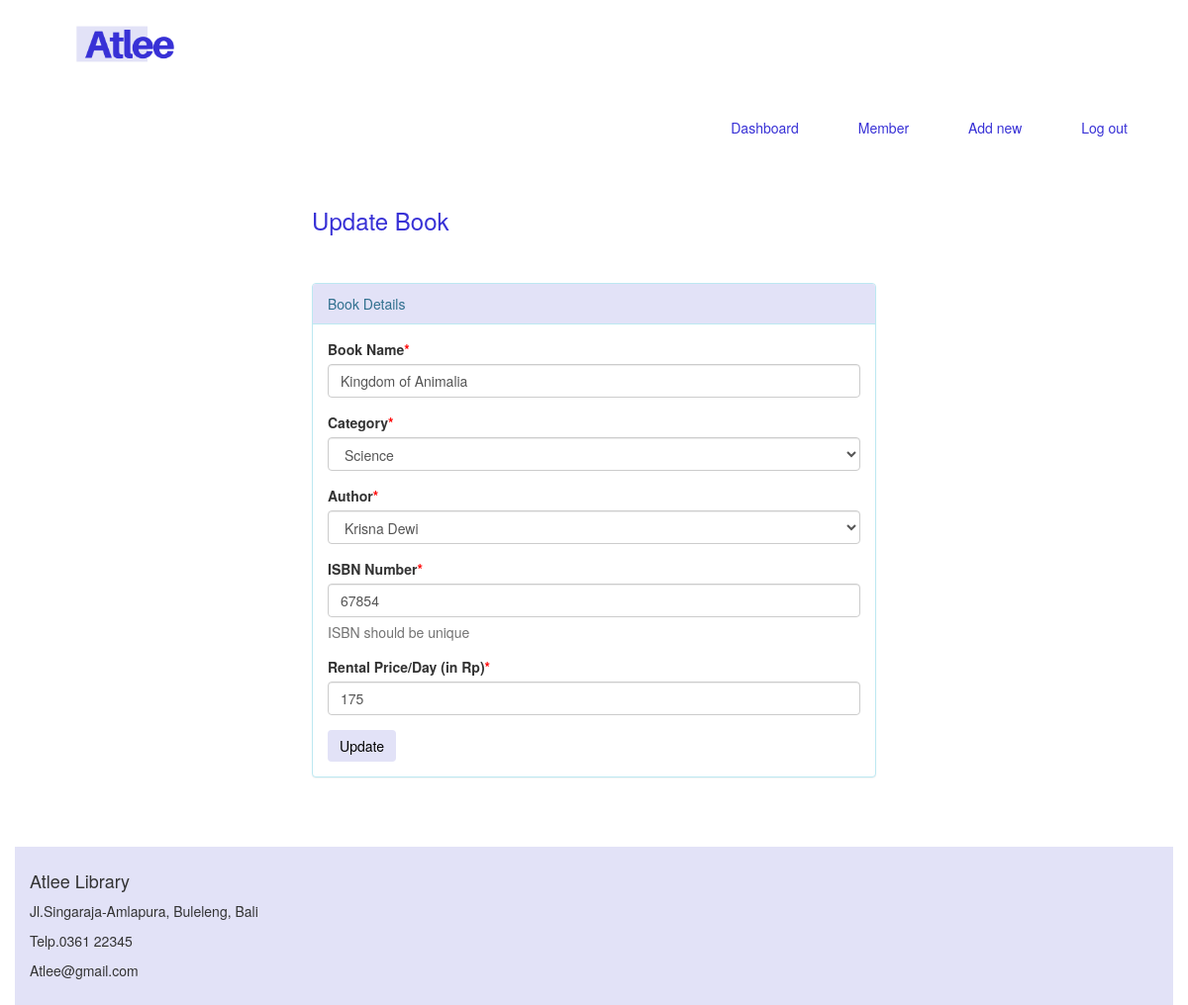
Page /edit.php?bookid=5 on the committed database.
### tables this page shows
CREATE TABLE `book` (
  `id` int(11) NOT NULL,
  `BookName` varchar(100) NOT NULL,
  `CatId` int(11) NOT NULL,
  `AuthorId` int(11) NOT NULL,
  `ISBNNumber` int(11) NOT NULL,
  `BookPrice` int(11) NOT NULL,
  `RegDate` timestamp NOT NULL DEFAULT current_timestamp() ON UPDATE current_timestamp(),
  `UpdatingDate` timestamp NOT NULL DEFAULT '0000-00-00 00:00:00'
);

CREATE TABLE `category` (
  `id` int(11) NOT NULL,
  `CategoryName` varchar(100) NOT NULL,
  `Status` int(11) NOT NULL,
  `Creationdate` timestamp NOT NULL DEFAULT current_timestamp() ON UPDATE current_timestamp()
);

CREATE TABLE `author` (
  `id` int(11) NOT NULL,
  `AuthorName` varchar(100) NOT NULL,
  `CreationDate` timestamp NOT NULL DEFAULT current_timestamp() ON UPDATE current_timestamp()
);

### edit.php (the view, shortened to what this page needs)
<?php
include('koneksi.php');
?>
<!DOCTYPE html>
<html lang="en">
<head>
    <link rel="stylesheet" href="home.css">
    <link rel="stylesheet" href="https://maxcdn.bootstrapcdn.com/bootstrap/3.4.1/css/bootstrap.min.css">
</head>
<body data-spy="scroll" data-target=".navbar" data-offset="50">
<div class="container">
    <div class="row" id="dashboard">
        <nav class="navbar">
            <div class="col-md-12">
                <header><img src="aset/logo.png"></header>
            </div>
            <div class="collapse navbar-collapse" id="myNavbar">
                <ul class="nav navbar-nav" style="float: right">
                    <li><a href="dashboard.php">Dashboard</a></li>
                    <li><a href="member.php">Member</a></li>
                    <li><a href="addbook.php">Add new</a></li>
                    <li><a href="home.php">Log out</a></li>
                </ul>
            </div>
        </nav>
    <div class="row">
        <div class="col-md-6 col-sm-6 col-xs-12 col-md-offset-3"">
        <h3 class="header-line" style="margin-bottom: 50px; color: #3831d6">Update Book</h3>
        <div class="panel panel-info">
            <div class="panel-heading" style="background:#e2e2f7; border 1px solid #e2e2f7">
                Book Details
            </div>
            <div class="panel-body">
                <form role="form" method="post">
                    <?php
                    $bookid=intval($_GET['bookid']);
                    $sql = "SELECT book.BookName,category.CategoryName,category.id as cid,author.AuthorName,author.id as athrid,book.ISBNNumber,book.BookPrice,book.id as bookid from  book join category on category.id=book.CatId join author on author.id=book.AuthorId where book.id=:bookid";
                    $query = $dbh -> prepare($sql);
                    $query->bindParam(':bookid',$bookid,PDO::PARAM_STR);
                    $query->execute();
                    $results=$query->fetchAll(PDO::FETCH_OBJ);
                    if($query->rowCount() > 0)
                    {
                        foreach($results as $result)
                        {
                            ?>
                            <div class="form-group">
                                <label>Book Name<span style="color:red;">*</span></label>
                                <input class="form-control" type="text" name="bookname" value="<?php echo htmlentities($result->BookName);?>" required />
                            </div>
                            <div class="form-group">
                                <label> Category<span style="color:red;">*</span></label>
                                <select class="form-control" name="category" required="required">
                                    <option value="<?php echo htmlentities($result->cid);?>"> <?php echo htmlentities($catname=$result->CategoryName);?></option>
                                </select>
                            </div>
                            <div class="form-group">
                                <label> Author<span style="color:red;">*</span></label>
                                <select class="form-control" name="author" required="required">
                                    <option value="<?php echo htmlentities($result->athrid);?>"> <?php echo htmlentities($athrname=$result->AuthorName);?></option>
                                </select>
                            </div>
                            <div class="form-group">
                                <label>ISBN Number<span style="color:red;">*</span></label>
                                <input class="form-control" type="text" name="isbn" value="<?php echo htmlentities($result->ISBNNumber);?>"  required="required" />
                                <p class="help-block">ISBN should be unique</p>
                            </div>
                            <div class="form-group">
                                <label>Rental Price/Day (in Rp)<span style="color:red;">*</span></label>
                                <input class="form-control" type="text" name="price" value="<?php echo htmlentities($result->BookPrice);?>"   required="required" />
                            </div>
                        <?php
                        }
                    }
                    ?>
                    <button type="submit" name="update" class="btn btn-info" style="background: #e2e2f7; border: 0px; color: black">Update</button>
                </form>
            </div>
        </div>
    </div>
</div>
<div class="row">
    <div id="footer" class="col-md-12">
        <footer>
            <h4>Atlee Library</h4>
            <p>Jl.Singaraja-Amlapura, Buleleng, Bali</p>
            <p>Telp.0361 22345</p>
            <p>Atlee@gmail.com</p>
        </footer>
    </div>
</div>
</div>
</body>
</html>

### home.css (style rules this page uses)
header { padding: 10px; }
header img { width: 15%; }
li a { color: #3831d6; }
nav { background-color:white; }
nav li { list-style: none; display: inline; padding: 15px; }
footer { margin-top: 50px; clear: both; background-color: #e2e2f7; padding: 15px; }

### rows in the picture
book: bookname "Kingdom of Animalia", category "Science", author "Krisna Dewi", isbn "67854", price "175"
